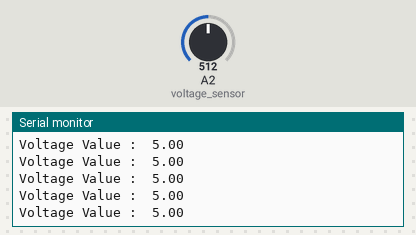
This sketch was run on a simulated Arduino Uno, built with avr-gcc and run on an emulated ATmega328P. On the bench: the last lines printed to the serial monitor. The inputs (shaded band) are chosen by the test bench; at power-on: A2 (voltage_sensor) = 512.

Above: at 2.7 s.
2.8 s: A2 (voltage_sensor) set to 1007
At 3.9 s:
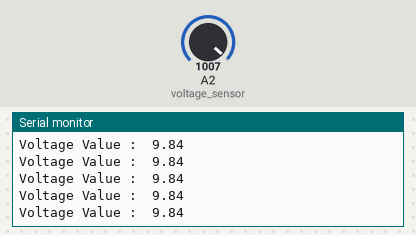
5.8 s: A2 (voltage_sensor) set to 1023
At 6.8 s:
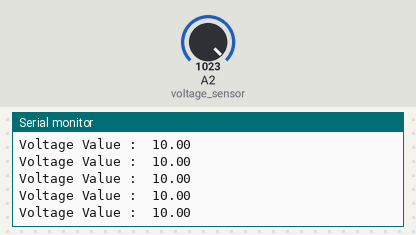
Timing chart, 0 to 8.8 s (numbered marks = the images above; inputs shaded):
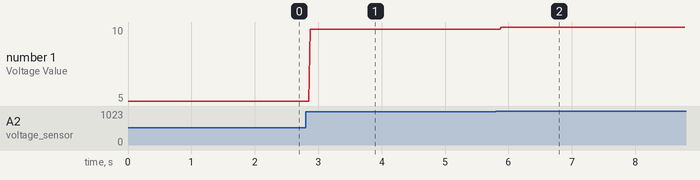

Measured:
- after the input at 2.8 s, the serial monitor: prints a new line after 0.07 s (image 1)
- after the input at 5.8 s, the serial monitor: prints a new line after 0.08 s (image 2)
- plotted number 1: 5 → 9.84 after the input at 2.8 s, 9.84 → 10 after the input at 5.8 s

The sketch:

Voltage_sensor.ino
```cpp
const float voltage_sensor= A2;
float voltage ;
float value;
float r2 = 30000.00 ;
float r1 = 10000.00 ;

void setup()
{
  // put your setup code here, to run once:
  Serial.begin(9600);
  pinMode(voltage_sensor, INPUT);
}

void loop() {
  // put your main code here, to run repeatedly:

  value= analogRead(voltage_sensor);
  voltage= (value*(5.0/682)*(r1 + r2))/r2 ;
  Serial.print("Voltage Value :  ");
Serial.println(voltage);
}
```
